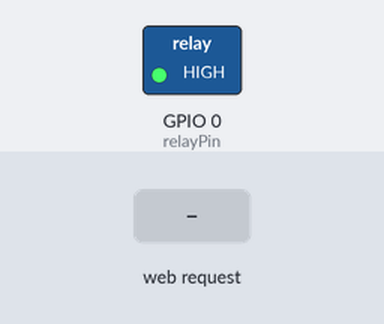
A sketch run on a simulated ESP8266 (Wemos D1 mini). Shown: switched loads named in the sketch (green lamp = pin HIGH). Inputs (shaded band) come from the test bench. WiFi joins after 1.5 s; servers stay silent unless stated; not simulated (calls return 0 or success): secrets.h; what the sketch prints to the serial monitor is not drawn.

Above: at 2.7 s.
2.8 s: HTTP request GET /on received
At 3.2 s:
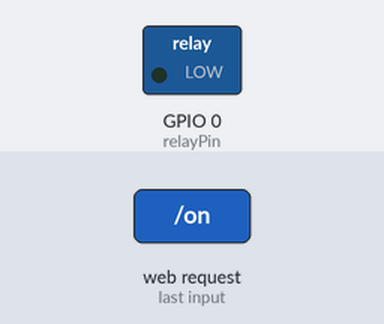
4.3 s: HTTP request GET /off received
At 5.5 s:
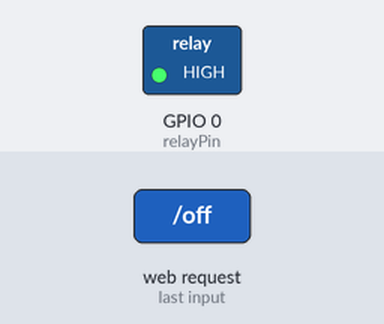
Timing chart, 0 to 7.3 s (numbered marks = the images above; inputs shaded):
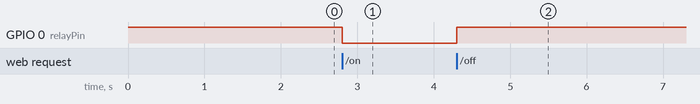

Measured:
- after the input at 2.8 s, GPIO 0 (relayPin): HIGH → LOW at once
- after the input at 4.3 s, GPIO 0 (relayPin): LOW → HIGH at once

The sketch:

CameraProbeRelay8266.ino
```cpp
/*
 * CameraProbe Relay Firmware
 *
 * Matches CameraProbe's default config (relay.host = "onair.local",
 * relay.port = 80): responds to GET /on and GET /off with a plain-text
 * reply, plus a /status endpoint for checking the current relay state.
 */

#include <ESP8266WiFi.h>
#include <ESP8266WebServer.h>
#include <ESP8266mDNS.h>
#include "secrets.h" // copy secrets.h.example to secrets.h and fill in your WiFi credentials

const char* ssid = WIFI_SSID;
const char* password = WIFI_PASSWORD;
const char* hostname = NET_HOSTNAME;

ESP8266WebServer server(80);

//const int relayPin = D1; // Wemo D1 Mini  - On=HIGH Off=LOW (See Below)
const int relayPin = 0; // Generic ESP8266 Relay board - On=LOW Off=HIGH (See Below)
//                      // If 8266 is a 2-relay board, the second relay pin is 2


void handleRoot() {
  server.send(200, "text/plain",
              "Camera Relay Controller\n"
              "/on\n"
              "/off\n"
              "/status");
}

void handleOn() {
  digitalWrite(relayPin, LOW);
  server.send(200, "text/plain", "Relay ON");
}

void handleOff() {
  digitalWrite(relayPin, HIGH);
  server.send(200, "text/plain", "Relay OFF");
}

void handleStatus() {

  String state =
      // digitalRead(relayPin) ? "ON" : "OFF"; //Wemos Version
      digitalRead(relayPin) ? "OFF" : "ON"; //8266 Version
  server.send(200, "text/plain", state);
}

void setup() {

  pinMode(relayPin, OUTPUT);
  digitalWrite(relayPin, HIGH); // Wemos D1 = LOW, 8266=HIGH

  Serial.begin(115200);

  WiFi.mode(WIFI_STA);
  WiFi.begin(ssid, password);

  Serial.print("Connecting ");

  while (WiFi.status() != WL_CONNECTED) {
    delay(500);
    Serial.print(".");
  }


  if (MDNS.begin(hostname)) { //edit this line to change the local hostname
      Serial.println("mDNS responder started");
  }

  Serial.println();
  Serial.print("Connected: ");
  Serial.println(WiFi.localIP());

  server.on("/", handleRoot);
  server.on("/on", handleOn);
  server.on("/off", handleOff);
  server.on("/status", handleStatus);

  server.begin();

  Serial.println("HTTP Server Started");
}

void loop() {
  MDNS.update();
  server.handleClient();
}
```
